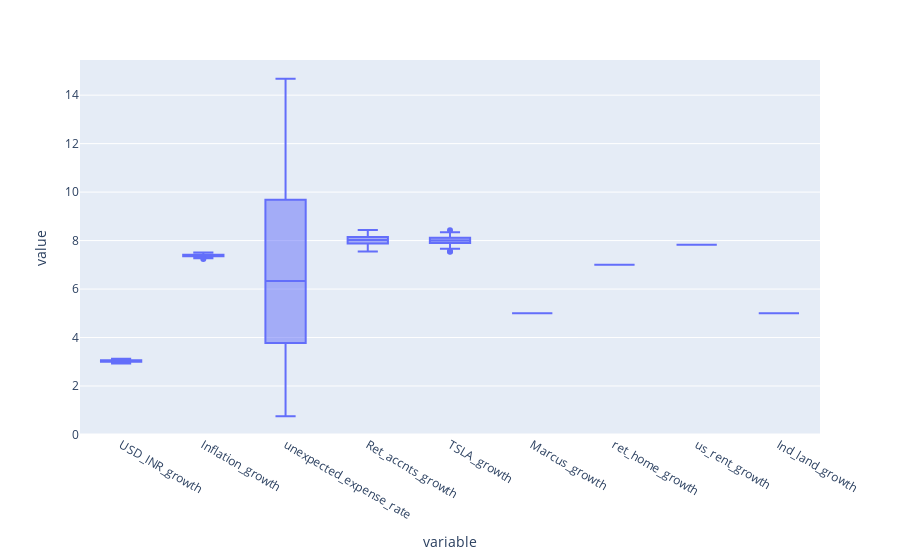

The notebook cell saved with this chart:
### Code cell
# Random Variable Generation 
# Per investment YOY growth percent, include land and stocks
# USD to INR YOY growth 
# India inflation

def gen_simulation_variables(Investments,years_to_calculate,USD_INR_mean_growth_percent,USD_INR_STD,India_infaltion_mean,India_inflation_std,Unexpected_expense_min_percent, Unexpected_expense_max_percent):
    rand_var_df = pd.DataFrame()
    rand_var_df['USD_INR_growth'] = np.random.normal(loc=USD_INR_mean_growth_percent,scale = USD_INR_STD,size = years_to_calculate)
    rand_var_df['Inflation_growth'] = np.random.normal(loc=India_infaltion_mean,scale = India_inflation_std,size = years_to_calculate)
    rand_var_df['unexpected_expense_rate'] = np.random.uniform(Unexpected_expense_min_percent, Unexpected_expense_max_percent,size= years_to_calculate)
    for key,invs in Investments.items(): 
        try: 
            means = invs['mean_yoy_growthrate_percent']
        except: 
            means = 5
            print(key,'analysis will be inaccurate for this investment without mean YOY growth')
        try : 
            std_dev = invs['std_yoy_growthrate']
        except :
            std_dev = 0
        # Investments input mean,stdev
        # print(key, 'mean=',means,'stdev=',std_dev)
        rand_var_df[f'{key}_growth'] = np.random.normal(loc=means,scale = std_dev,size = years_to_calculate)
    
    return rand_var_df

# Investments output mean, stdev
simulation_var_df = gen_simulation_variables(Investments,years_to_calculate,USD_INR_mean_growth_percent,USD_INR_STD,India_infaltion_mean,India_inflation_std,Unexpected_expense_min_percent, Unexpected_expense_max_percent)
# print(rand_var_df.mean(),rand_var_df.std())
fig = px.box(simulation_var_df)
fig.show()

### Figure 1 — Plotly figure (JSON) as saved in the notebook; plotly's stock layout.template omitted (floating-point values rounded to 4 significant figures; data arrays with more than 128 entries replaced by an {"elided": "..."} marker saying what was removed)
{"data": [{"alignmentgroup": "True", "hovertemplate": "variable=%{x}<br>value=%{y}<extra></extra>", "legendgroup": "", "marker": {"color": "#636efa"}, "name": "", "notched": false, "offsetgroup": "", "orientation": "v", "showlegend": false, "type": "box", "x": {"elided": "648 str values"}, "x0": " ", "xaxis": "x", "y": {"elided": "648 float values"}, "y0": " ", "yaxis": "y"}], "layout": {"autosize": true, "boxmode": "group", "legend": {"tracegroupgap": 0}, "margin": {"t": 60}, "xaxis": {"anchor": "y", "autorange": true, "domain": [0, 1], "range": [-0.5, 8.5], "title": {"text": "variable"}, "type": "category"}, "yaxis": {"anchor": "x", "autorange": true, "domain": [0, 1], "range": [-0.02192, 15.45], "title": {"text": "value"}, "type": "linear"}}}
